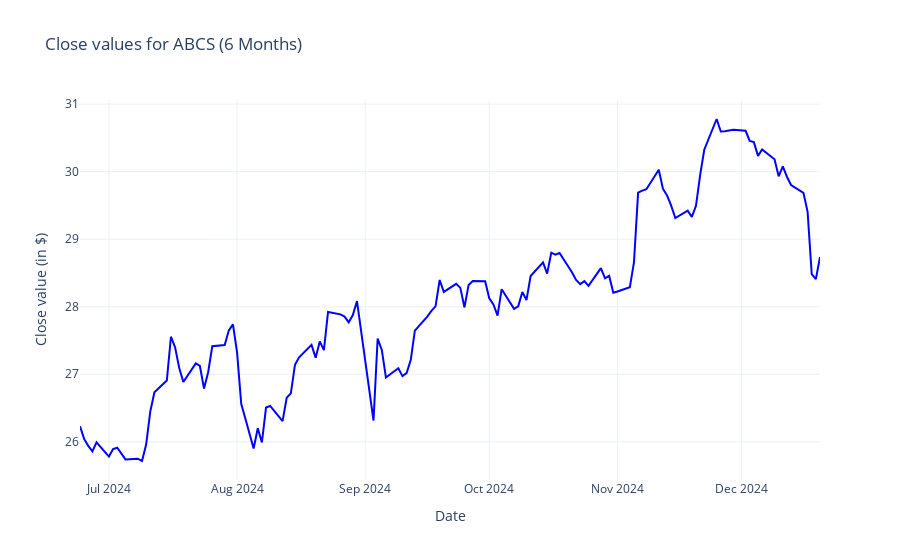

The notebook cell saved with this chart:
### Markdown cell above
3. Analysis and visualizations

### Code cell
def filter_data_by_period(ticker,periode):
    dateToday=datetime.today()

    if periode=="1 Day":
        yesterday=dateToday-timedelta(days=1)
        start_date=yesterday.replace(hour=0,minute=0,second=0,microsecond=0)
    elif periode=="1 Week":
        start_date=dateToday-timedelta(weeks=1)
    elif periode=="1 Month":
        start_date=dateToday-timedelta(weeks=4)
    elif periode=="6 Months":
        start_date=dateToday-timedelta(weeks=26)
    elif periode=="1 Year":
        start_date=dateToday-timedelta(weeks=52)
    elif periode=="5 Years":
        start_date=dateToday-timedelta(weeks=260)

    if (periode=="1 Day") or (periode=="1 Week"):
        filtered=df_min[(df_min["date"]>=start_date)&(df_min["ticker"]==ticker)]
    else:
        filtered=df_day[(df_day["date"]>=start_date)&(df_day["ticker"]==ticker)]
    
    filtered=filtered.sort_values(by="date")
    return filtered

def plot_ticker_with_period(ticker,periode):
    sub=filter_data_by_period(ticker,periode)
    if(periode=="1 Day"):
        sub.loc[sub["date"].diff()>timedelta(hours=12),"close"]=None
        sub["heure"]=sub["date"].dt.strftime("%d %H:%M")
        sub=sub.sort_values(by="date")
        x_label=sub["heure"]
    elif(periode=="1 Week"):
        sub.loc[sub["date"].diff()>timedelta(hours=12),"close"]=None
        sub=sub.sort_values(by="date")
        sub["day"]=sub["date"].dt.strftime("%d %H:%M")
        x_label=sub["day"]
    else:
        sub=sub.sort_values(by="date")
        x_label=sub["date"]
    
    fig=go.Figure()
    fig.add_trace(go.Scatter(
        x=x_label,
        y=sub["close"],
        mode="lines",
        name=f"Close value ({ticker})",
        line=dict(color="blue",width=2),
        connectgaps=False
    ))
    if(periode=="1 Day"):
        titlex="Hour"
        ntickss=24
    elif((periode=="1 Week")):
        titlex="Date"
        ntickss=7
    else:
        titlex="Date"

    if((periode=="1 Day")or(periode=="1 Week")):
        xaxiss=dict(title=titlex,type="category",nticks=ntickss,showgrid=True)
    else:
        xaxiss=dict(title=titlex,showgrid=True)

    fig.update_layout(
        title=f"Close values for {ticker} ({periode})",
        xaxis=xaxiss,
        yaxis_title="Close value (in $)",
        template="plotly_white"
    )
    
    fig.show()

tickers=valid_nasdaq_list
periode=["1 Day","1 Week","1 Month","6 Months","1 Year","5 Years"]

interact(
    plot_ticker_with_period,
    ticker=widgets.Dropdown(options=tickers,description="Select Ticker: "),
    periode=widgets.Dropdown(options=periode,description="Select Period: ")
)

### Figure 1 — Plotly figure (JSON) as saved in the notebook; plotly's stock layout.template omitted (floating-point values rounded to 4 significant figures)
{"data": [{"connectgaps": false, "line": {"color": "blue", "width": 2}, "mode": "lines", "name": "Close value (ABCS)", "type": "scatter", "x": ["2024-06-24T00:00:00", "2024-06-25T00:00:00", "2024-06-26T00:00:00", "2024-06-27T00:00:00", "2024-06-28T00:00:00", "2024-07-01T00:00:00", "2024-07-02T00:00:00", "2024-07-03T00:00:00", "2024-07-05T00:00:00", "2024-07-08T00:00:00", "2024-07-09T00:00:00", "2024-07-10T00:00:00", "2024-07-11T00:00:00", "2024-07-12T00:00:00", "2024-07-15T00:00:00", "2024-07-16T00:00:00", "2024-07-17T00:00:00", "2024-07-18T00:00:00", "2024-07-19T00:00:00", "2024-07-22T00:00:00", "2024-07-23T00:00:00", "2024-07-24T00:00:00", "2024-07-25T00:00:00", "2024-07-26T00:00:00", "2024-07-29T00:00:00", "2024-07-30T00:00:00", "2024-07-31T00:00:00", "2024-08-01T00:00:00", "2024-08-02T00:00:00", "2024-08-05T00:00:00", "2024-08-06T00:00:00", "2024-08-07T00:00:00", "2024-08-08T00:00:00", "2024-08-09T00:00:00", "2024-08-12T00:00:00", "2024-08-13T00:00:00", "2024-08-14T00:00:00", "2024-08-15T00:00:00", "2024-08-16T00:00:00", "2024-08-19T00:00:00", "2024-08-20T00:00:00", "2024-08-21T00:00:00", "2024-08-22T00:00:00", "2024-08-23T00:00:00", "2024-08-26T00:00:00", "2024-08-27T00:00:00", "2024-08-28T00:00:00", "2024-08-29T00:00:00", "2024-08-30T00:00:00", "2024-09-03T00:00:00", "2024-09-04T00:00:00", "2024-09-05T00:00:00", "2024-09-06T00:00:00", "2024-09-09T00:00:00", "2024-09-10T00:00:00", "2024-09-11T00:00:00", "2024-09-12T00:00:00", "2024-09-13T00:00:00", "2024-09-16T00:00:00", "2024-09-17T00:00:00", "2024-09-18T00:00:00", "2024-09-19T00:00:00", "2024-09-20T00:00:00", "2024-09-23T00:00:00", "2024-09-24T00:00:00", "2024-09-25T00:00:00", "2024-09-26T00:00:00", "2024-09-27T00:00:00", "2024-09-30T00:00:00", "2024-10-01T00:00:00", "2024-10-02T00:00:00", "2024-10-03T00:00:00", "2024-10-04T00:00:00", "2024-10-07T00:00:00", "2024-10-08T00:00:00", "2024-10-09T00:00:00", "2024-10-10T00:00:00", "2024-10-11T00:00:00", "2024-10-14T00:00:00", "2024-10-15T00:00:00", "2024-10-16T00:00:00", "2024-10-17T00:00:00", "2024-10-18T00:00:00", "2024-10-21T00:00:00", "2024-10-22T00:00:00", "2024-10-23T00:00:00", "2024-10-24T00:00:00", "2024-10-25T00:00:00", "2024-10-28T00:00:00", "2024-10-29T00:00:00", "2024-10-30T00:00:00", "2024-10-31T00:00:00", "2024-11-01T00:00:00", "2024-11-04T00:00:00", "2024-11-05T00:00:00", "2024-11-06T00:00:00", "2024-11-07T00:00:00", "2024-11-08T00:00:00", "2024-11-11T00:00:00", "2024-11-12T00:00:00", "2024-11-13T00:00:00", "2024-11-14T00:00:00", "2024-11-15T00:00:00", "2024-11-18T00:00:00", "2024-11-19T00:00:00", "2024-11-20T00:00:00", "2024-11-21T00:00:00", "2024-11-22T00:00:00", "2024-11-25T00:00:00", "2024-11-26T00:00:00", "2024-11-27T00:00:00", "2024-11-29T00:00:00", "2024-12-02T00:00:00", "2024-12-03T00:00:00", "2024-12-04T00:00:00", "2024-12-05T00:00:00", "2024-12-06T00:00:00", "2024-12-09T00:00:00", "2024-12-10T00:00:00", "2024-12-11T00:00:00", "2024-12-12T00:00:00", "2024-12-13T00:00:00", "2024-12-16T00:00:00", "2024-12-17T00:00:00", "2024-12-18T00:00:00", "2024-12-19T00:00:00", "2024-12-20T00:00:00"], "y": [26.23, 26.04, 25.94, 25.86, 25.99, 25.78, 25.89, 25.91, 25.74, 25.75, 25.72, 25.96, 26.45, 26.73, 26.91, 27.56, 27.4, 27.09, 26.89, 27.16, 27.12, 26.79, 27.03, 27.42, 27.43, 27.65, 27.74, 27.32, 26.56, 25.9, 26.2, 25.99, 26.51, 26.53, 26.31, 26.65, 26.72, 27.14, 27.25, 27.44, 27.25, 27.49, 27.36, 27.92, 27.89, 27.85, 27.77, 27.88, 28.08, 26.32, 27.53, 27.36, 26.95, 27.09, 26.97, 27.02, 27.21, 27.65, 27.85, 27.94, 28.0, 28.4, 28.22, 28.34, 28.28, 27.99, 28.32, 28.38, 28.38, 28.12, 28.03, 27.87, 28.26, 27.97, 28.01, 28.22, 28.1, 28.45, 28.66, 28.49, 28.8, 28.77, 28.8, 28.51, 28.4, 28.33, 28.38, 28.31, 28.57, 28.42, 28.46, 28.21, 28.23, 28.29, 28.66, 29.69, 29.72, 29.74, 30.03, 29.75, 29.65, 29.5, 29.31, 29.42, 29.33, 29.5, 29.94, 30.33, 30.78, 30.59, 30.6, 30.62, 30.61, 30.45, 30.44, 30.23, 30.33, 30.18, 29.93, 30.08, 29.92, 29.8, 29.69, 29.41, 28.48, 28.41, 28.74]}], "layout": {"title": {"text": "Close values for ABCS (6 Months)"}, "xaxis": {"showgrid": true, "title": {"text": "Date"}}, "yaxis": {"title": {"text": "Close value (in $)"}}}}
